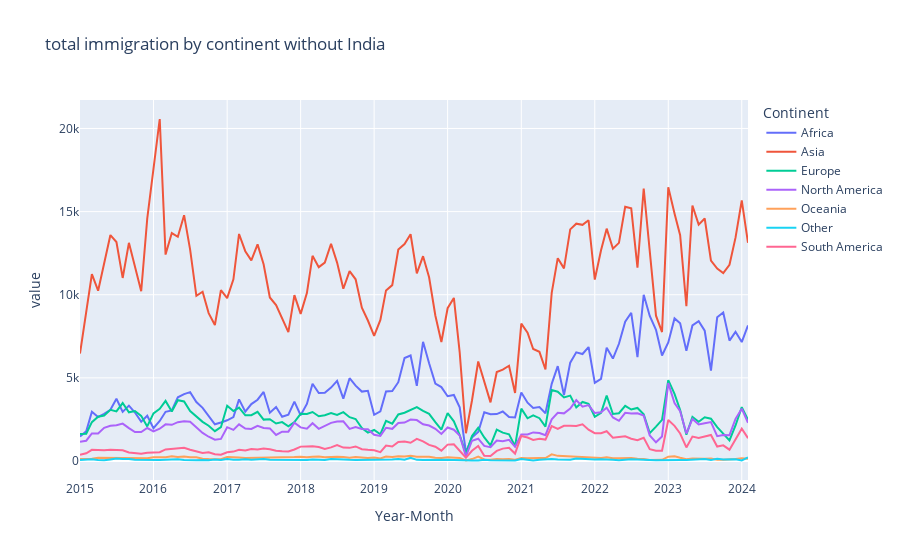

Notebook code cell kept with this figure:
### Markdown cell above
### Total immigrants without India

### Code cell
India_values = df_can["India"].values
df_India = df_can["India"]

df_grouped_by_continent_without_India = df_grouped_by_continent.copy()
df_grouped_by_continent_without_India["Asia"] = (
    df_grouped_by_continent_without_India["Asia"] - df_India
)

px.line(
    df_grouped_by_continent_without_India,
    title="total immigration by continent without India",
)
